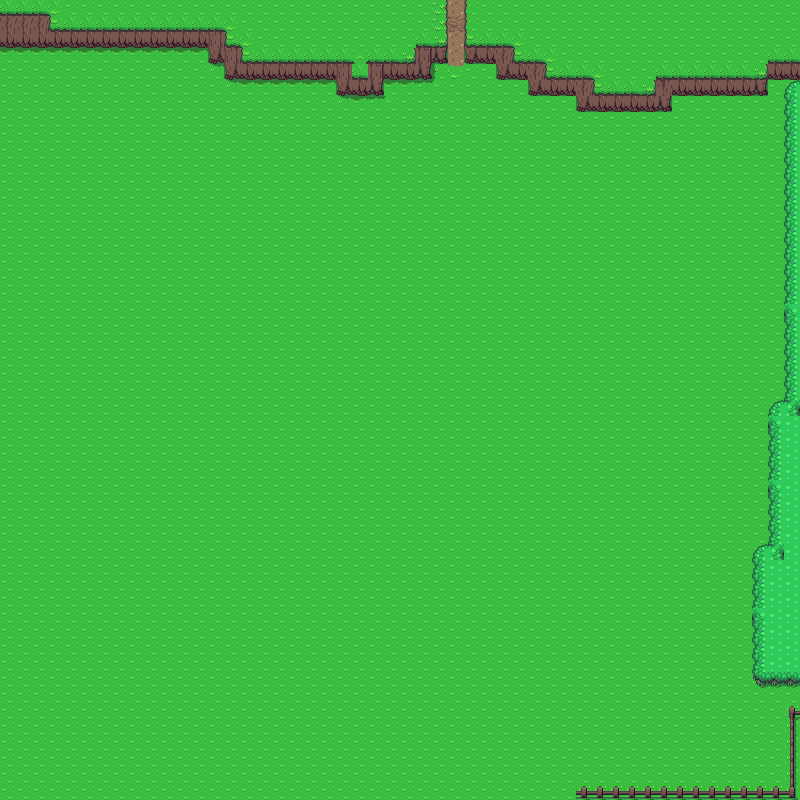

Rendered tile map (Tiled .tmx) drawn with the repository's tilesets; below, a short description and the map source with its tile grids summarised:
An orthogonal 50x50 tile map with 16x16 px tiles, 3 tile layers (background, walls, staticObjects).

<map version="1.2" tiledversion="1.2.1" orientation="orthogonal" renderorder="right-down" width="50" height="50" tilewidth="16" tileheight="16" infinite="0" nextlayerid="4" nextobjectid="1">
 <tileset firstgid="1" name="tiles" tilewidth="16" tileheight="16" tilecount="1440" columns="40">
  <image source="../raw/Overworld-extended.png" width="640" height="576" />
  <terraintypes>
   <terrain name="Water" tile="283" />
   <terrain name="Sand" tile="405" />
   <terrain name="SandWater" tile="161" />
   <terrain name="StonesHollow" tile="539" />
   <terrain name="Stone2Hollow" tile="735" />
   <terrain name="Tower" tile="63" />
  </terraintypes>
  <tile id="22" terrain="5,5,5," />
  <tile id="23" terrain="5,5,," />
  <tile id="24" terrain="5,5,,5" />
  <tile id="28" terrain=",,,5" />
  <tile id="29" terrain=",,5," />
  <tile id="62" terrain="5,,5," />
  <tile id="64" terrain=",5,,5" />
  <tile id="68" terrain=",5,," />
  <tile id="69" terrain="5,,," />
  <tile id="102" terrain="5,,5,5" />
  <tile id="103" terrain=",,5,5" />
  <tile id="104" terrain=",5,5,5" />
  <tile id="120" terrain=",,,1" />
  <tile id="121" terrain=",,1,1" />
  <tile id="122" terrain=",,1," />
  <tile id="160" terrain=",1,,1" />
  <tile id="162" terrain="1,,1," />
  <tile id="200" terrain=",1,," />
  <tile id="201" terrain="1,1,," />
  <tile id="202" terrain="1,,," />
  <tile id="240" terrain="1,1,1," />
  <tile id="241" terrain="1,1,,1" />
  <tile id="242" terrain=",,,0" />
  <tile id="243" terrain=",,0,0" />
  <tile id="244" terrain=",,0," />
  <tile id="255" terrain=",,,2" />
  <tile id="256" terrain=",,2,2" />
  <tile id="257" terrain=",,2," />
  <tile id="280" terrain="1,,1,1" />
  <tile id="281" terrain=",1,1,1" />
  <tile id="282" terrain=",0,,0" />
  <tile id="283" terrain="0,0,0,0" />
  <tile id="284" terrain="0,,0," />
  <tile id="295" terrain=",2,,2" />
  <tile id="297" terrain="2,,2," />
  <tile id="322" terrain=",0,," />
  <tile id="323" terrain="0,0,," />
  <tile id="324" terrain="0,,," />
  <tile id="335" terrain=",2,," />
  <tile id="336" terrain="2,2,," />
  <tile id="337" terrain="2,,," />
  <tile id="362" terrain="0,0,0," />
  <tile id="363" terrain="0,0,,0" />
  <tile id="375" terrain="2,2,2," />
  <tile id="376" terrain="2,2,,2" />
  <tile id="402" terrain="0,,0,0" />
  <tile id="403" terrain=",0,0,0" />
  <tile id="415" terrain="2,,2,2" />
  <tile id="416" terrain=",2,2,2" />
  <tile id="498" terrain=",,,3" />
  <tile id="499" terrain=",,3,3" />
  <tile id="500" terrain=",,3," />
  <tile id="538" terrain=",3,,3" />
  <tile id="540" terrain="3,,3," />
  <tile id="578" terrain=",3,," />
  <tile id="579" terrain="3,3,," />
  <tile id="580" terrain="3,,," />
  <tile id="617" terrain="3,3,3," />
  <tile id="618" terrain="3,3,,3" />
  <tile id="657" terrain="3,,3,3" />
  <tile id="658" terrain=",3,3,3" />
  <tile id="694" terrain=",,,4" />
  <tile id="695" terrain=",,4,4" />
  <tile id="696" terrain=",,4," />
  <tile id="734" terrain=",4,,4" />
  <tile id="736" terrain="4,,4," />
  <tile id="774" terrain=",4,," />
  <tile id="775" terrain="4,4,," />
  <tile id="776" terrain="4,,," />
  <tile id="813" terrain="4,4,4," />
  <tile id="814" terrain="4,4,,4" />
  <tile id="853" terrain="4,,4,4" />
  <tile id="854" terrain=",4,4,4" />
 </tileset>
 <layer id="1" name="background" width="50" height="50">
  <data>[2500 cells, 2500 non-empty, 3 distinct tile ids]</data>
 </layer>
 <layer id="2" name="walls" width="50" height="50">
  <properties>
   <property name="collides" type="bool" value="true" />
  </properties>
  <data>[2500 cells, 243 non-empty, 35 distinct tile ids]</data>
 </layer>
 <layer id="3" name="staticObjects" width="50" height="50">
  <data>[2500 cells, 0 non-empty, 0 distinct tile ids]</data>
 </layer>
</map>